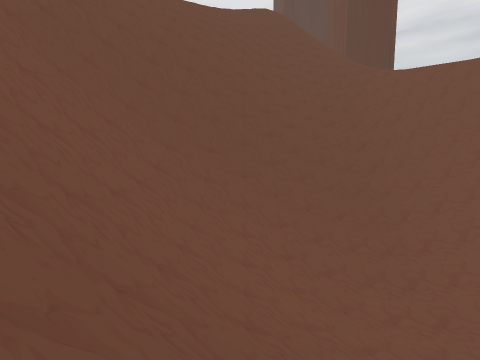
[1] (above)

17 first-person views from a walk through a 3-D level made in the Unity game engine. The camera is 1.3 m above the floor, tilts 6° down and sees 85° across. The floor is counted in squares, 2 m on a side. Each view is taken from the middle of a square. On the plan, view 1 faces up. The plan holds only what a view shows up to about 9 squares ahead; the rest is blank. The place goes on beyond the plan. The player character is not drawn. Some surface patterns are stand-ins.

[2]
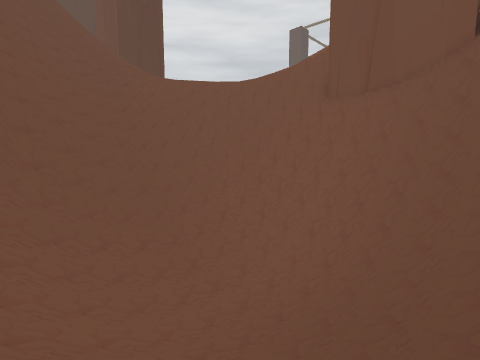

[3]
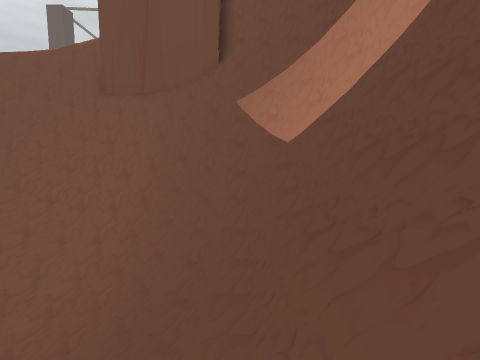

[4]
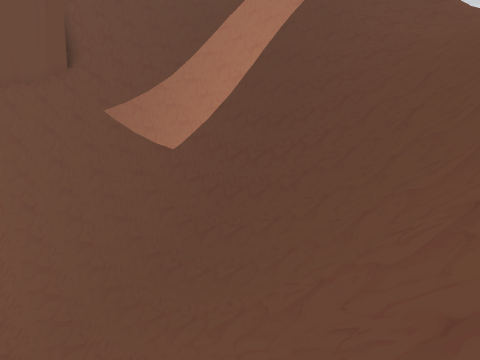

[5]
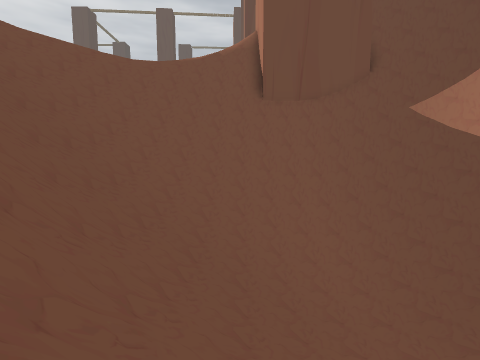

[6]
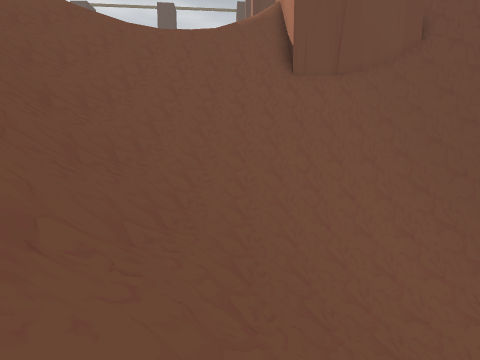

[7]
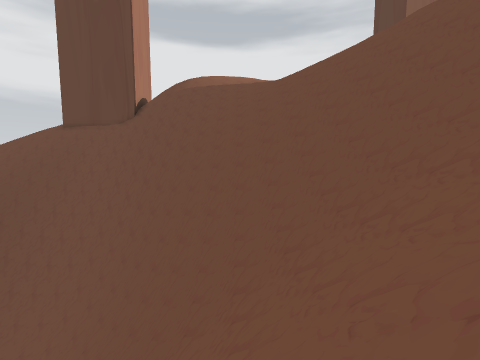

[8]
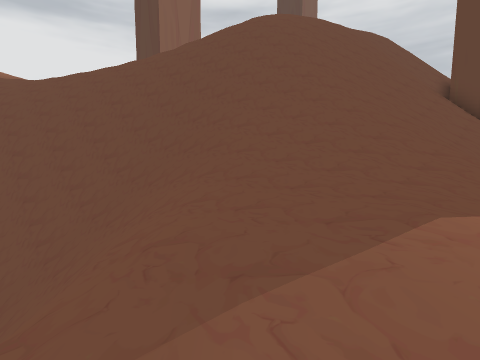

[9]
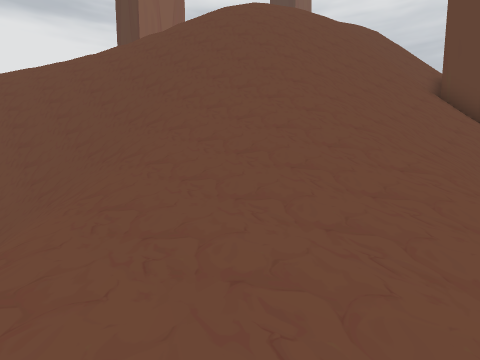

[10]
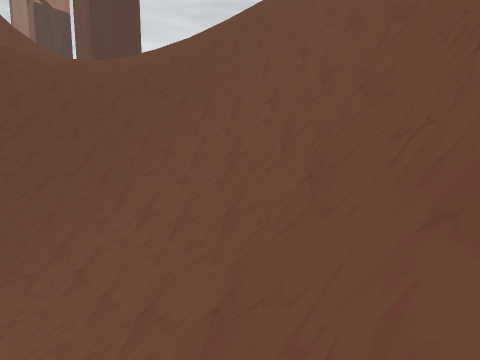

[11]
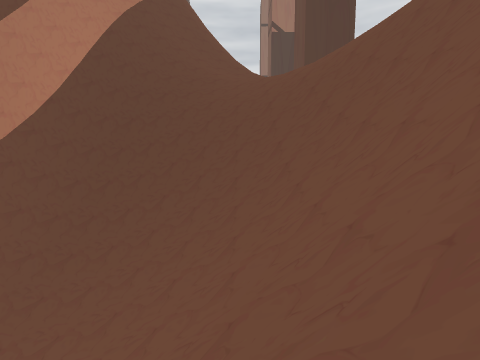

[12]
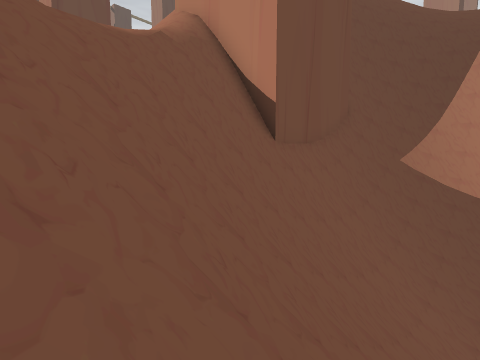

[13]
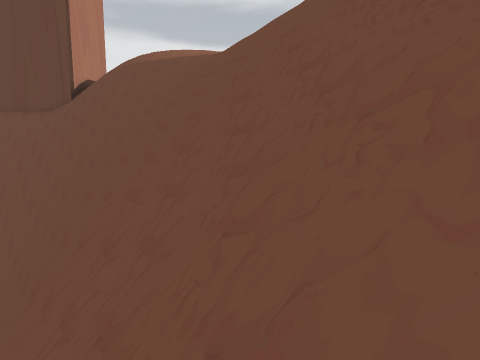

[14]
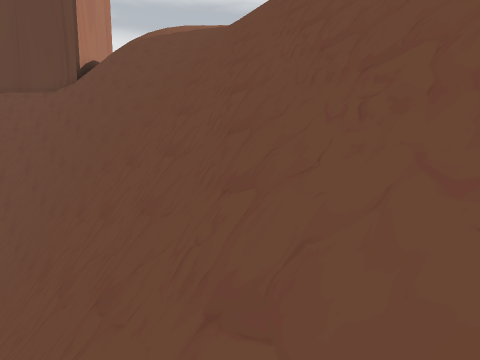

[15]
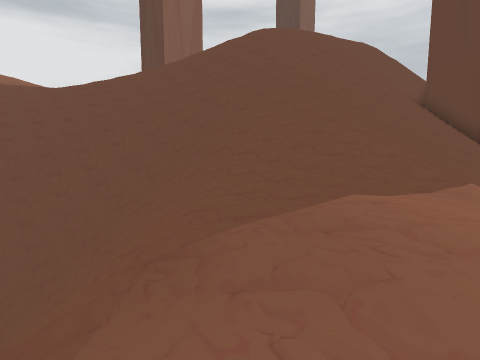

[16]
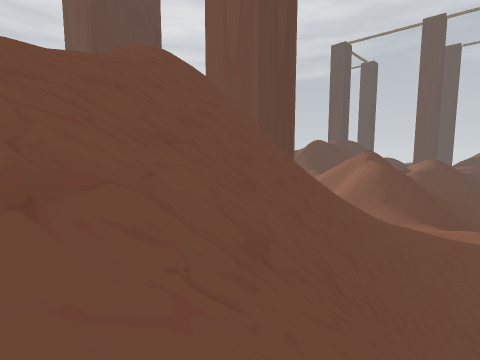

[17]
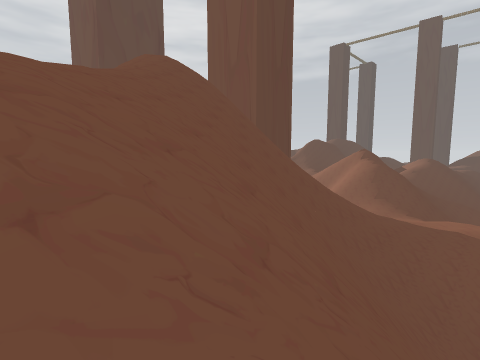

### Floor plan
Key: @ floor where view 1 was taken; # wall or solid block; . main floor; : floor 0.75 m higher than the main floor; + floor 10.25 m higher than the main floor; - floor 16 m lower than the main floor; / step, stairs or slope; = window, fence, low wall or low ledge; v drop or lower ground.
Columns run from 7 left of view 1 to 13 right of it. Each row starts with its distance up from view 1.
 27                   #
 26                  //
 25                 ///
 24        //     //////
 23        ///   ////////
 22       ///// /////////
 21       ///// /////////
 20      /////v=////////
 19     /////v#=////////
 18    +/////v##///////:/
 17    /////v#=///////:..
 16    ////vv##//////::..
 15    ///vv##=//////..::
 14    //vvv##////////..:
 13    /vvv ##/////////..
 12    vvvv##==/////=v//.
 11    vvv ####/////##v/
 10    vv  ###=/////##v//
  9   vv   ##==/////=# v/
  8   v ####////////=# vv
  7     ##//////////## vv
  6    ##///////////#####
  5  v ##//////--///##
  4  vv##/////---///##
  3 /vv##//////-////##
  2 /vv##=/////////=##
  1  /vv##////////=##
  0   /=v#=@//////=#
 -1   ///==#=///=###
 -2   /////#######
 -3      ///        vv
 -4       ////     vv
 -5       ////
 -6       ///#
 -7       ///
 -8       //

Where each view was taken, in squares from view 1:
view 1: 0 up, 0 right, facing up
view 2: 0 up, 0 right, facing up-right
view 3: 0 up, 0 right, facing right
view 4: 4 up, 2 left, facing down-right
view 5: 7 up, 1 left, facing right
view 6: 8 up, 1 right, facing right
view 7: 13 up, 10 right, facing left
view 8: 13 up, 12 right, facing up-left
view 9: 15 up, 12 right, facing up-left
view 10: 8 up, 1 right, facing down-left
view 11: 7 up, 1 left, facing down
view 12: 12 up, 7 right, facing down-right
view 13: 15 up, 6 right, facing left
view 14: 14 up, 5 right, facing left
view 15: 12 up, 13 right, facing up-left
view 16: 15 up, 3 left, facing up-right
view 17: 14 up, 4 left, facing up-right
